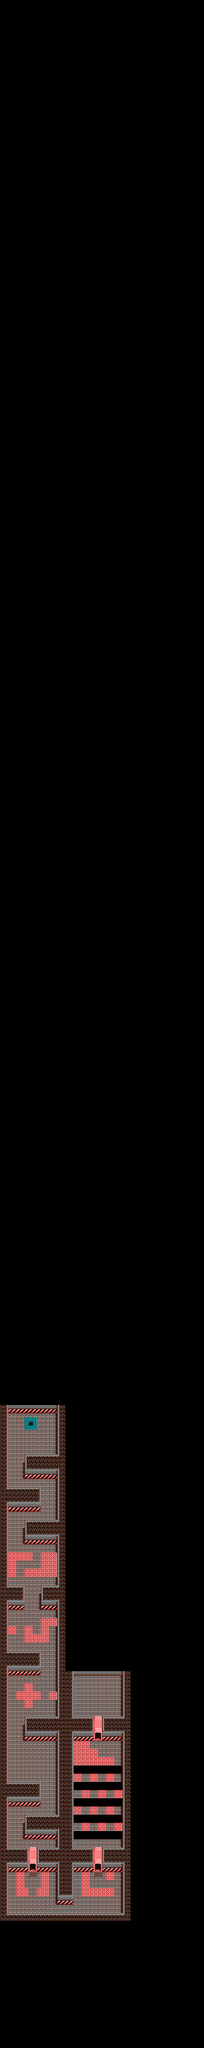

Below is a game level as drawn by its tile map, then a one-line description and the .tmx that defines it (tile-layer data replaced by summaries):
An orthogonal 50x500 tile map with 16x16 px tiles, 1 tile layer (Tile Layer 1).

<map version="1.5" tiledversion="1.7.2" orientation="orthogonal" renderorder="right-down" width="50" height="500" tilewidth="16" tileheight="16" infinite="0" nextlayerid="2" nextobjectid="1">
 <tileset firstgid="1" source="lastmap.tsx" />
 <layer id="1" name="Tile Layer 1" width="50" height="500">
  <data>[25000 cells, 4032 non-empty, 4032 distinct tile ids]</data>
 </layer>
</map>
